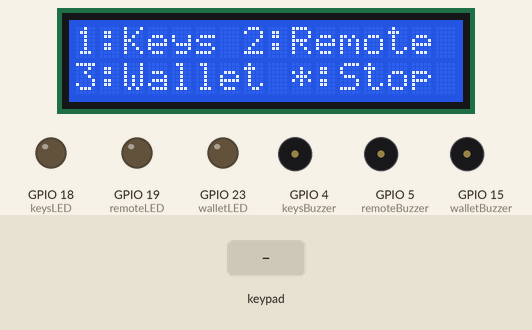
Recording of a sketch running on a simulated ESP32. On the bench: 16×2 character LCD, output pins drawn as LEDs (lit = HIGH), buzzer (waves = sounding, pin HIGH). The inputs (shaded band) are chosen by the test bench. What the sketch prints to the serial monitor is not drawn.

Above: at 3.3 s.
3.4 s: key '1' pressed
At 4.3 s:
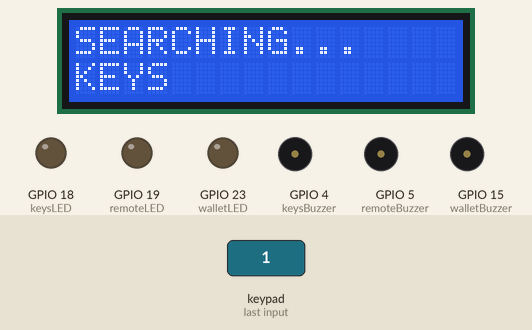
At 6.2 s:
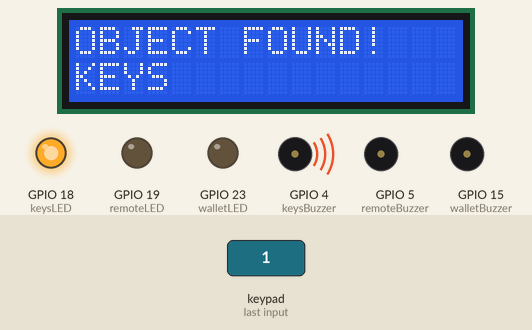
6.4 s: keypad keys 2 6 2 5 3 3 3 2 pressed 0.4 s apart
At 11.8 s:
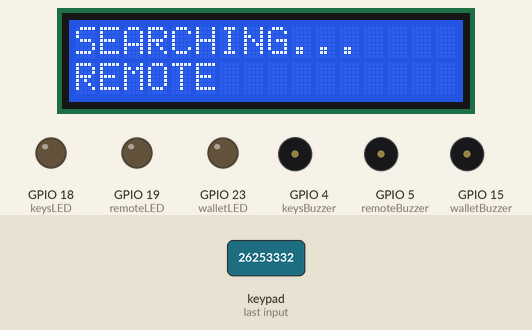
Timing chart, 0 to 28.5 s (numbered marks = the images above; inputs shaded):
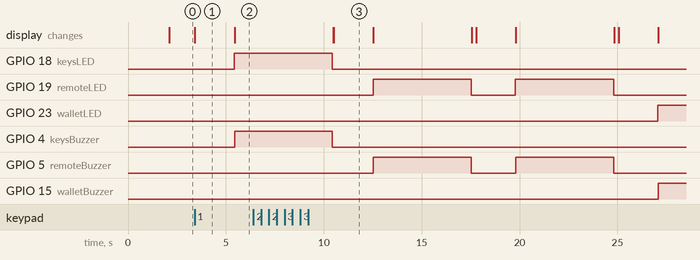

The sketch:

sketch.ino
```cpp
#include <Wire.h>
#include <LiquidCrystal_I2C.h>
#include <Keypad.h>

// ========== LCD CONFIGURATION ==========
LiquidCrystal_I2C lcd(0x27, 16, 2);

// ========== KEYPAD CONFIGURATION ==========
const byte ROWS = 4;
const byte COLS = 4;

char keys[ROWS][COLS] = {
  {'1', '2', '3', 'A'},
  {'4', '5', '6', 'B'},
  {'7', '8', '9', 'C'},
  {'*', '0', '#', 'D'}
};

// Keypad pins: R1, R2, R3, R4
byte rowPins[ROWS] = {13, 12, 14, 27};

// Keypad pins: C1, C2, C3, C4
byte colPins[COLS] = {26, 25, 33, 32};

Keypad keypad = Keypad(
  makeKeymap(keys),
  rowPins,
  colPins,
  ROWS,
  COLS
);

// ========== LED PINS ==========
const int keysLED = 18;
const int remoteLED = 19;
const int walletLED = 23;

// ========== BUZZER PINS ==========
const int keysBuzzer = 4;
const int remoteBuzzer = 5;
const int walletBuzzer = 15;

// ========== SETUP ==========
void setup() {
  Serial.begin(115200);

  // Initialize I2C LCD
  Wire.begin(21, 22);
  lcd.init();
  lcd.backlight();

  // Configure LEDs
  pinMode(keysLED, OUTPUT);
  pinMode(remoteLED, OUTPUT);
  pinMode(walletLED, OUTPUT);

  // Configure buzzers
  pinMode(keysBuzzer, OUTPUT);
  pinMode(remoteBuzzer, OUTPUT);
  pinMode(walletBuzzer, OUTPUT);

  // Turn everything OFF
  turnEverythingOff();

  // Welcome screen
  lcd.setCursor(0, 0);
  lcd.print(" SMART HOME");
  lcd.setCursor(0, 1);
  lcd.print(" LOST FINDER");

  delay(2000);

  showMenu();
}

// ========== MAIN LOOP ==========
void loop() {
  char key = keypad.getKey();

  if (key) {
    Serial.print("Key pressed: ");
    Serial.println(key);

    switch (key) {
      case '1':
        findObject("KEYS", keysLED, keysBuzzer);
        break;

      case '2':
        findObject("REMOTE", remoteLED, remoteBuzzer);
        break;

      case '3':
        findObject("WALLET", walletLED, walletBuzzer);
        break;

      case '*':
        turnEverythingOff();
        showMenu();
        break;

      default:
        // Ignore other keys
        break;
    }
  }
}

// ========== SEARCH FOR OBJECT ==========
void findObject(const char* objectName, int ledPin, int buzzerPin) {
  turnEverythingOff();

  // Display searching message
  lcd.clear();
  lcd.setCursor(0, 0);
  lcd.print("SEARCHING...");

  lcd.setCursor(0, 1);
  lcd.print(objectName);

  Serial.print("Searching for: ");
  Serial.println(objectName);

  delay(2000);

  // Activate selected object's LED
  digitalWrite(ledPin, HIGH);

  // Display found message
  lcd.clear();
  lcd.setCursor(0, 0);
  lcd.print("OBJECT FOUND!");

  lcd.setCursor(0, 1);
  lcd.print(objectName);

  // Activate selected buzzer
  digitalWrite(buzzerPin, HIGH);

  // Keep alert active for 5 seconds
  delay(5000);

  // Stop alert
  digitalWrite(ledPin, LOW);
  digitalWrite(buzzerPin, LOW);

  showMenu();
}

// ========== TURN OFF ALL OUTPUTS ==========
void turnEverythingOff() {
  digitalWrite(keysLED, LOW);
  digitalWrite(remoteLED, LOW);
  digitalWrite(walletLED, LOW);

  digitalWrite(keysBuzzer, LOW);
  digitalWrite(remoteBuzzer, LOW);
  digitalWrite(walletBuzzer, LOW);
}

// ========== DISPLAY MENU ==========
void showMenu() {
  lcd.clear();

  lcd.setCursor(0, 0);
  lcd.print("1:Keys 2:Remote");

  lcd.setCursor(0, 1);
  lcd.print("3:Wallet *:Stop");
}
```

Measured:
- after the input at 3.4 s, GPIO 18 (keysLED), GPIO 4 (keysBuzzer): LOW → HIGH after 2.0 s; the display: changes at once (image 1)
- after the input at 6.4 s, GPIO 19 (remoteLED), GPIO 5 (remoteBuzzer): alternates HIGH for 5.0 s and LOW for 2.3 s, starting after 6.1 s; GPIO 23 (walletLED), GPIO 15 (walletBuzzer): LOW → HIGH after 20.7 s; the display: first differs from a run without the input after 4.1 s (image 3)
- what the display in image 1 shows lasts 2.0 s, from 3.4 s to 5.4 s
